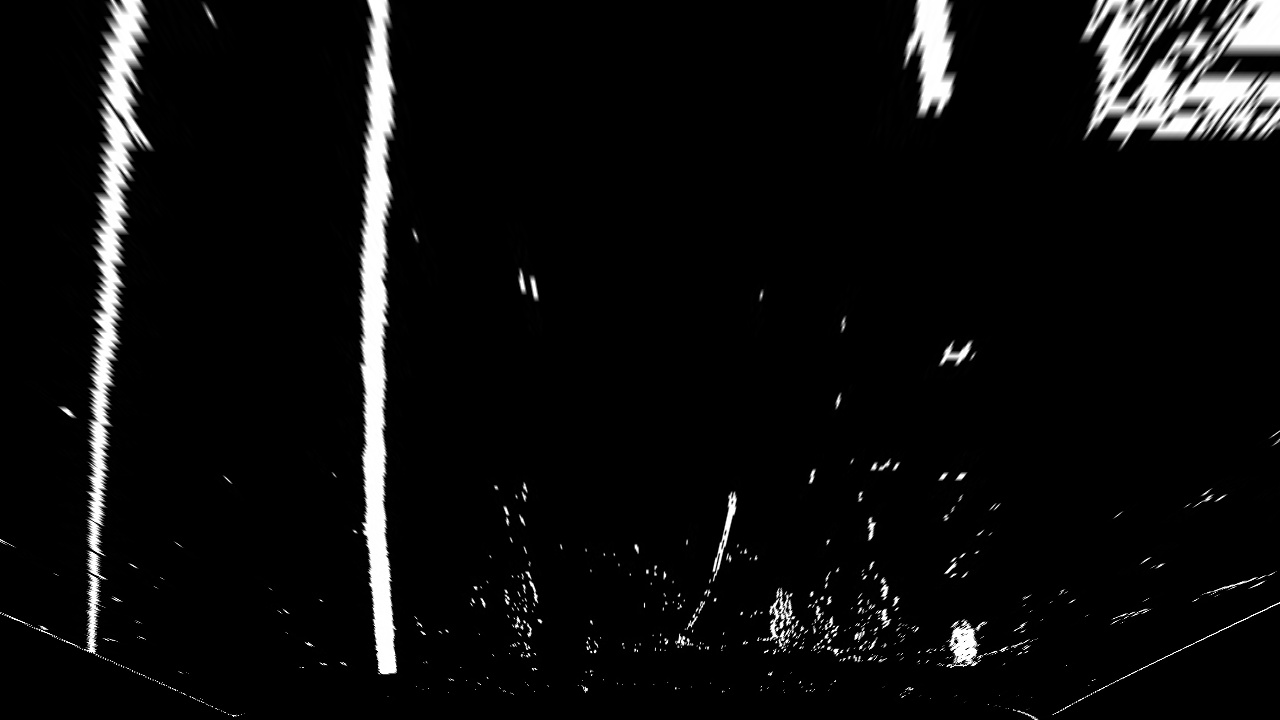
#> input picture results/warped_binary.jpg, 1280 x 720 px
$ python z6.py
#> lines starting #> are read from the running program, lines starting #| are printed output that depends on the picture
import cv2
import numpy as np

# ===============================
# Učitaj binarnu warped sliku
# ===============================
binary_warped = cv2.imread('results/warped_binary.jpg', cv2.IMREAD_GRAYSCALE)
#> binary_warped is the input picture: shape (720, 1280); min 0, max 255, mean 13.6
binary_warped = binary_warped // 255
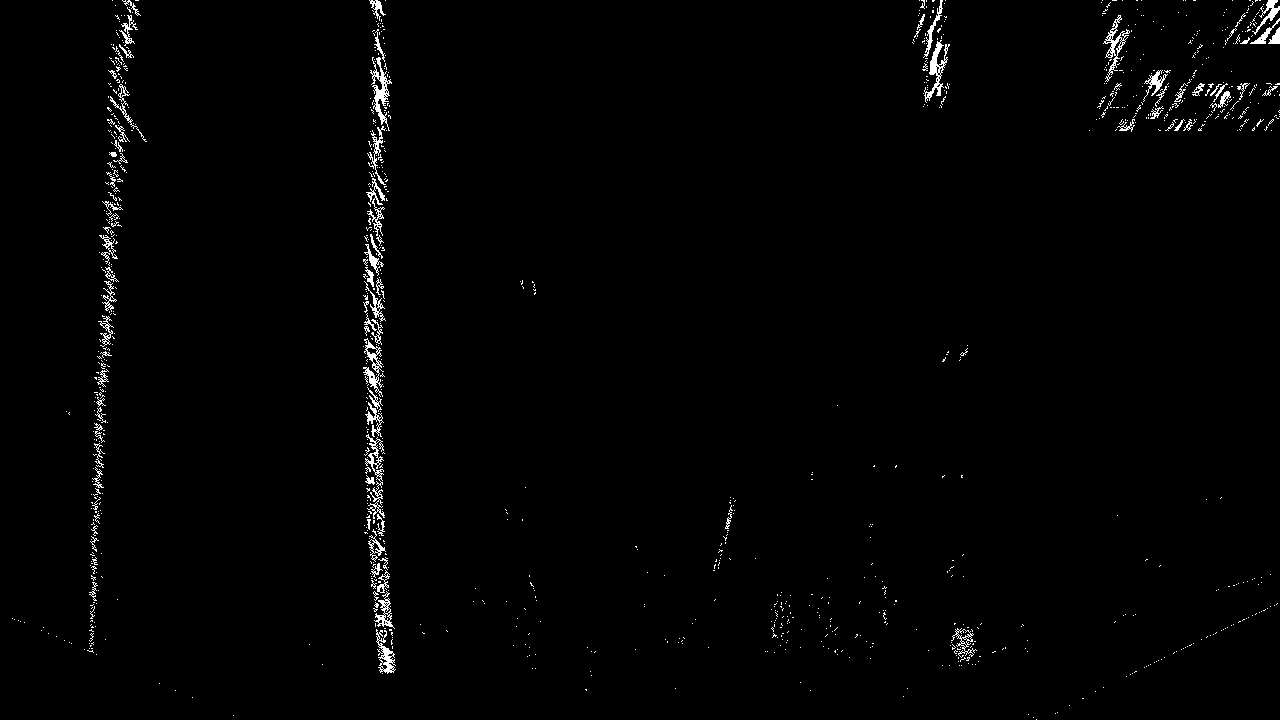
#> binary_warped: shape (720, 1280); values 0 (black) and 1 (white), 1.3% white in thin lines or dots

h, w = binary_warped.shape
#> h = 720; w = 1280
ploty = np.linspace(0, h - 1, h)
#> ploty = 720 values from 0 to 719

# ===============================
# Polinomi (preuzeti iz z5.py)
# ===============================
left_fit = np.array([2.2e-4, -0.35, 300])
right_fit = np.array([2.1e-4, -0.30, 980])

left_fitx = left_fit[0]*ploty**2 + left_fit[1]*ploty + left_fit[2]
right_fitx = right_fit[0]*ploty**2 + right_fit[1]*ploty + right_fit[2]

# ===============================
# Konverzija piksel → metri
# ===============================
ym_per_pix = 30 / 720
xm_per_pix = 3.7 / 700

left_fit_cr = np.polyfit(ploty * ym_per_pix, left_fitx * xm_per_pix, 2)
#> left_fit_cr = [0.00067, -0.0444, 1.59]
right_fit_cr = np.polyfit(ploty * ym_per_pix, right_fitx * xm_per_pix, 2)
#> right_fit_cr = [0.000639, -0.0381, 5.18]

# ===============================
# Radius of curvature
# ===============================
y_eval = np.max(ploty) * ym_per_pix
#> y_eval = 29.96

left_curverad = (
    (1 + (2*left_fit_cr[0]*y_eval + left_fit_cr[1])**2)**1.5
) / np.abs(2*left_fit_cr[0])
#> left_curverad = 746.5

right_curverad = (
    (1 + (2*right_fit_cr[0]*y_eval + right_fit_cr[1])**2)**1.5
) / np.abs(2*right_fit_cr[0])
#> right_curverad = 782

# ===============================
# Offset vozila
# ===============================
lane_center = (left_fitx[-1] + right_fitx[-1]) / 2
#> lane_center = 517.5
vehicle_center = w / 2
offset_meters = (vehicle_center - lane_center) * xm_per_pix

# ===============================
# Vizuelizacija
# ===============================
vis = np.dstack((binary_warped*255,)*3)
#> vis: shape (720, 1280, 3); 1.3% white in thin lines or dots

# Crtanje linija
pts_left = np.array([np.transpose(np.vstack([left_fitx, ploty]))], dtype=np.int32)
pts_right = np.array([np.transpose(np.vstack([right_fitx, ploty]))], dtype=np.int32)

cv2.polylines(vis, pts_left, False, (255, 0, 0), 3)
cv2.polylines(vis, pts_right, False, (0, 0, 255), 3)

# ===============================
# Tekst za polinome
# ===============================
left_text = f"f_left(y) = {left_fit[0]:.2e}*y^2 + {left_fit[1]:.2f}*y + {left_fit[2]:.1f}"
right_text = f"f_right(y) = {right_fit[0]:.2e}*y^2 + {right_fit[1]:.2f}*y + {right_fit[2]:.1f}"

cv2.putText(vis, left_text, (30, 40),
            cv2.FONT_HERSHEY_SIMPLEX, 0.6, (255, 0, 0), 2)

cv2.putText(vis, right_text, (30, 70),
            cv2.FONT_HERSHEY_SIMPLEX, 0.6, (0, 0, 255), 2)

# Tekst za curvature i offset
cv2.putText(vis, f"Left curvature: {left_curverad:.1f} m", (30, 110),
            cv2.FONT_HERSHEY_SIMPLEX, 0.6, (255,255,255), 2)

cv2.putText(vis, f"Right curvature: {right_curverad:.1f} m", (30, 140),
            cv2.FONT_HERSHEY_SIMPLEX, 0.6, (255,255,255), 2)

cv2.putText(vis, f"Vehicle offset: {offset_meters:.2f} m", (30, 180),
            cv2.FONT_HERSHEY_SIMPLEX, 0.6, (255,255,255), 2)
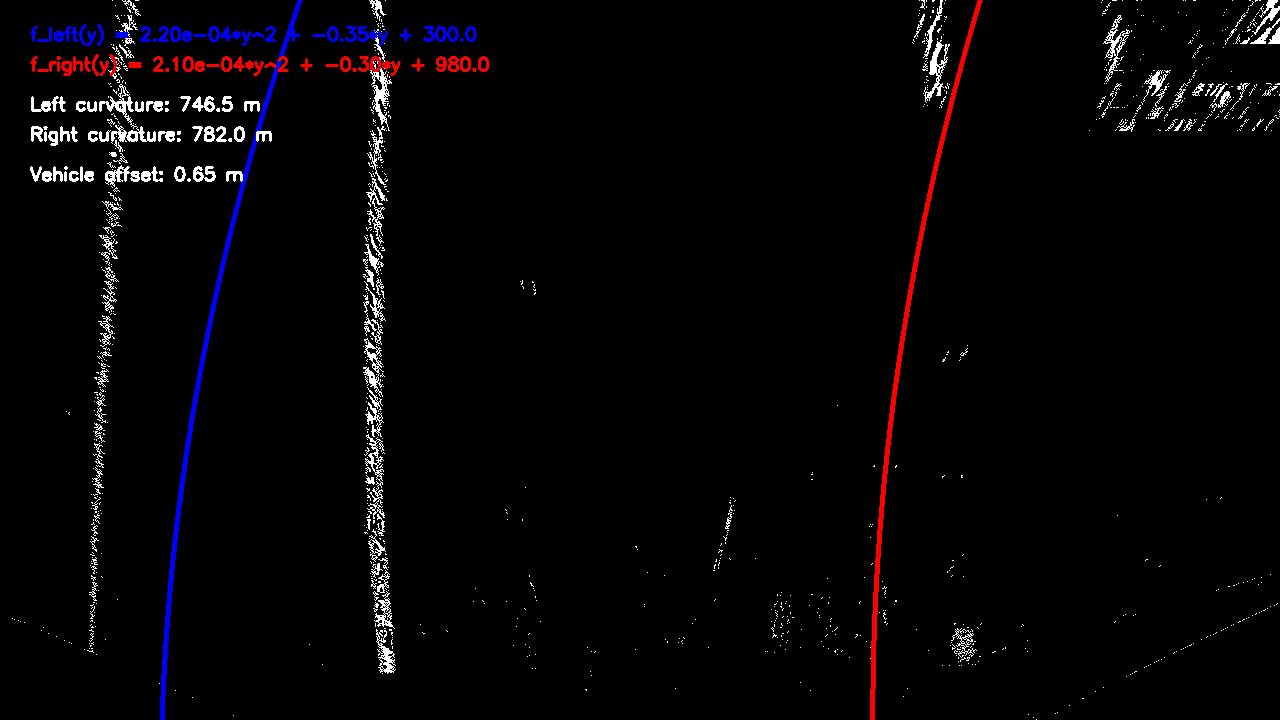
#> vis: shape (720, 1280, 3); mean of channels 0, 1, 2 6.1, 4.4, 6.1; drawn as B, G, R

# ===============================
# Prikaz i čuvanje
# ===============================
cv2.imshow('Lane Curvature & Position', vis)
cv2.imwrite('results/curvature_and_offset.jpg', vis)

cv2.waitKey(0)
cv2.destroyAllWindows()

# ===============================
# Konzolni ispis
# ===============================
print(f"Left lane curvature: {left_curverad:.2f} m")
#| Left lane curvature: 746.51 m
print(f"Right lane curvature: {right_curverad:.2f} m")
#| Right lane curvature: 782.03 m
print(f"Vehicle offset from center: {offset_meters:.2f} m")
#| Vehicle offset from center: 0.65 m
